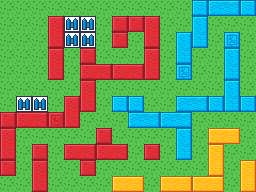

Rendered tile map (Tiled .tmx) drawn with the repository's tilesets; below, a short description and the full map source, tile grids included:
An orthogonal 16x12 tile map with 16x16 px tiles, 2 tile layers (Background, Foreground), 3 tilesets and 5 objects (PlayerStart).

<map version="1.10" tiledversion="1.11.2" orientation="orthogonal" renderorder="right-down" width="16" height="12" tilewidth="16" tileheight="16" infinite="0" backgroundcolor="#80b8ff" nextlayerid="6" nextobjectid="61">
 <tileset firstgid="1" source="tiles/level.tsx" />
 <tileset firstgid="129" source="tiles/actors.tsx" />
 <tileset firstgid="161" source="tiles/background.tsx" />
 <layer id="4" name="Background" width="16" height="12">
  <data encoding="csv">
161,161,161,161,161,161,161,161,161,161,161,161,161,161,161,161,
161,161,161,161,161,161,161,161,161,161,161,161,161,161,161,161,
161,161,161,161,161,161,161,161,161,161,161,161,161,161,161,161,
161,161,161,161,161,161,161,161,161,161,161,161,161,161,161,161,
161,161,161,161,161,161,161,161,161,161,161,161,161,161,161,161,
161,161,161,161,161,161,161,161,161,161,161,161,161,161,161,161,
161,161,161,161,161,161,161,161,161,161,161,161,161,161,161,161,
161,161,161,161,161,161,161,161,161,161,161,161,161,161,161,161,
161,161,161,161,161,161,161,161,161,161,161,161,161,161,161,161,
161,161,161,161,161,161,161,161,161,161,161,161,161,161,161,161,
161,161,161,161,161,161,161,161,161,161,161,161,161,161,161,161,
161,161,161,161,161,161,161,161,161,161,161,161,161,161,161,161
</data>
 </layer>
 <layer id="1" name="Foreground" width="16" height="12">
  <data encoding="csv">
0,0,0,0,0,0,0,0,0,0,0,0,2,35,36,2,
0,0,0,49,113,113,0,1,1,49,0,0,50,0,0,0,
0,0,0,65,113,113,0,1,0,65,0,50,66,0,5,0,
0,0,0,49,0,1,0,0,0,49,0,66,0,0,50,0,
0,0,0,65,0,33,34,33,34,65,0,5,0,0,66,0,
0,0,0,0,0,49,0,0,0,0,0,0,0,0,50,0,
0,113,113,0,49,65,0,2,2,0,0,35,36,2,66,2,
1,33,34,4,65,0,0,0,35,36,35,36,0,0,0,0,
49,0,0,0,0,0,1,0,0,0,0,50,0,37,38,0,
65,0,1,0,33,34,33,34,0,1,0,66,0,51,0,0,
1,0,49,0,0,1,0,0,0,0,0,0,0,67,0,51,
0,0,65,0,0,0,0,37,38,0,37,38,37,38,0,67
</data>
 </layer>
 <objectgroup id="5" name="Actors2" />
 <objectgroup id="2" name="Actors">
  <object id="57" gid="144" x="224" y="192" width="16" height="16" />
  <object id="58" gid="144" x="16" y="192" width="16" height="16" />
  <object id="59" gid="134" x="144" y="192" width="16" height="16" />
  <object id="60" gid="143" x="240" y="96" width="16" height="16" />
 </objectgroup>
 <objectgroup id="3" name="Meta">
  <object id="20" name="PlayerStart" x="24" y="88">
   <point />
  </object>
 </objectgroup>
</map>